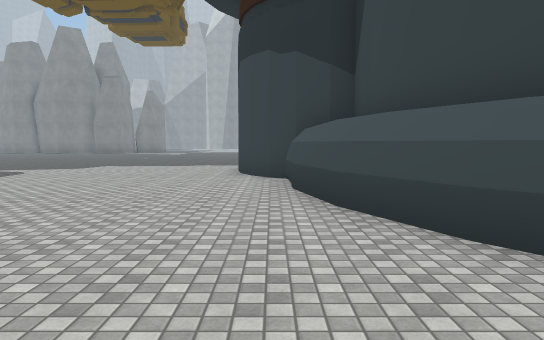
view 1 (above)

18 first-person views from a walk through a 3-D level made in the Unity game engine. The camera is 1.5 m above the floor, tilts 4° down and sees 70° across. The floor is counted in squares, 2 m on a side. Each view is taken from the middle of a square. On the plan, view 1 faces up. The plan holds only what a view shows up to about 12 squares ahead; the rest is blank. The place goes on beyond the plan. The player is left out. Some surface patterns are stand-ins.

view 2
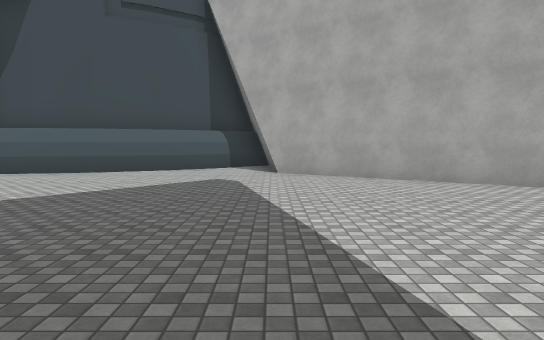

view 3
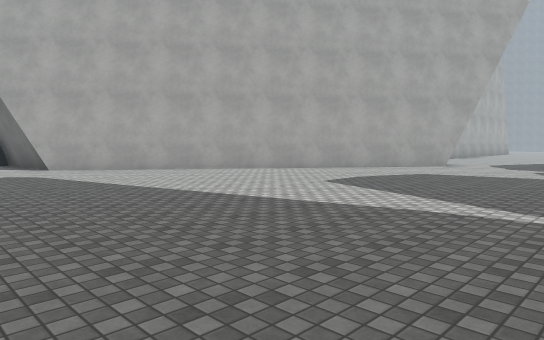

view 4
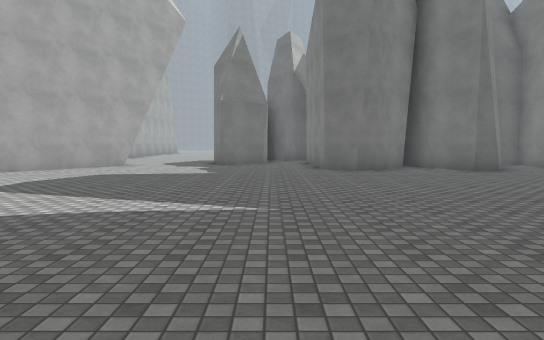

view 5
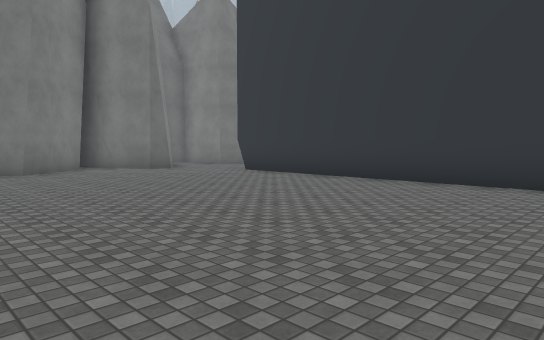

view 6
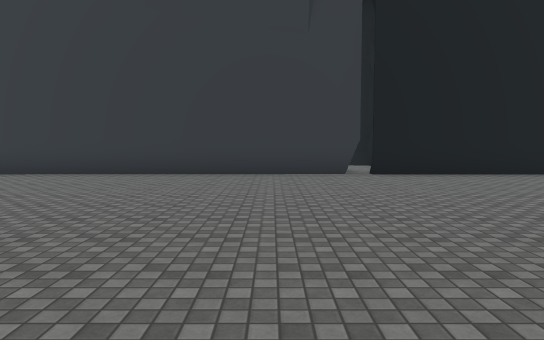

view 7
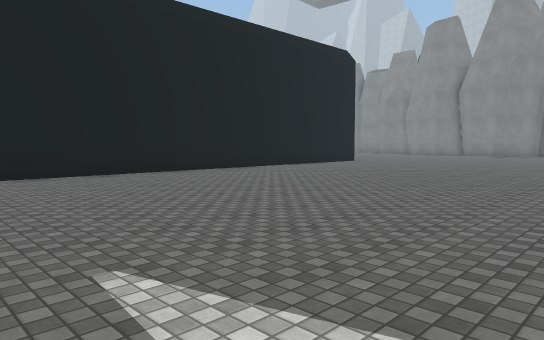

view 8
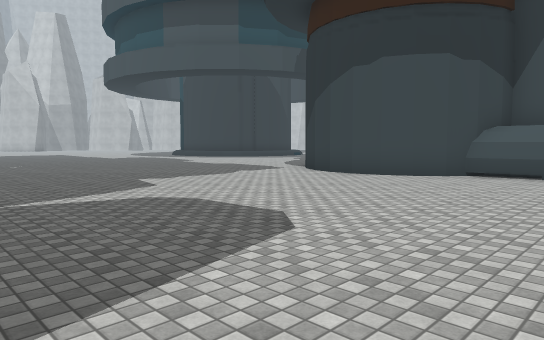

view 9
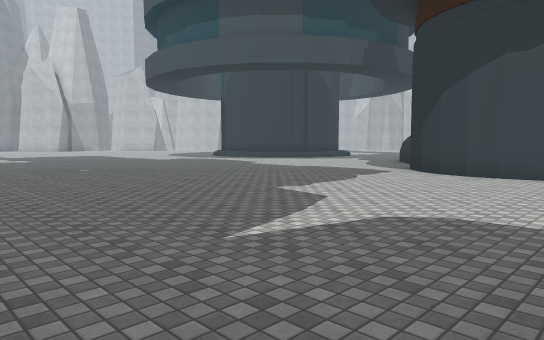

view 10
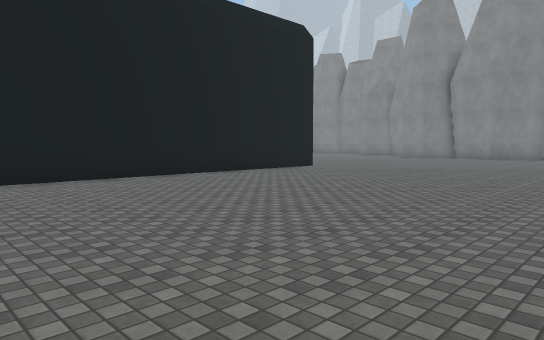

view 11
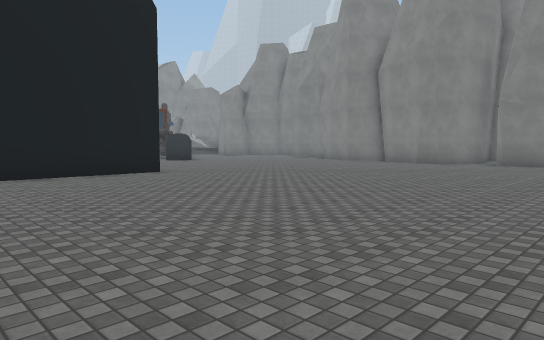

view 12
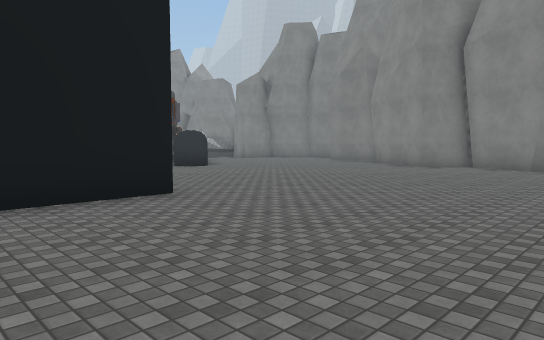

view 13
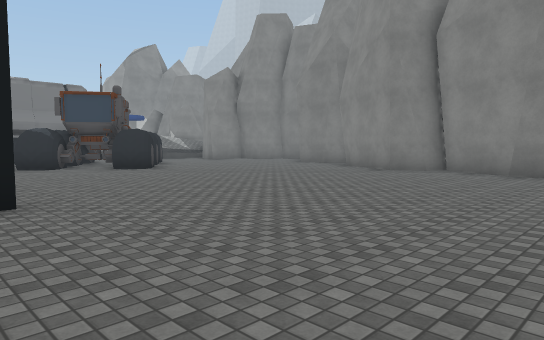

view 14
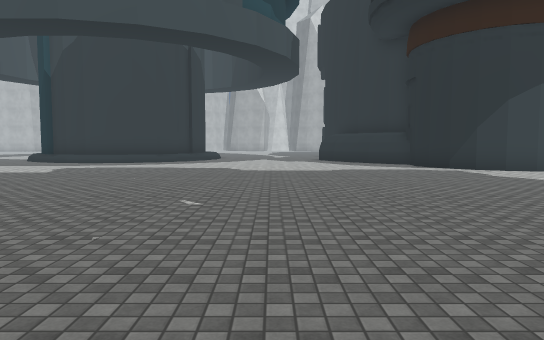

view 15
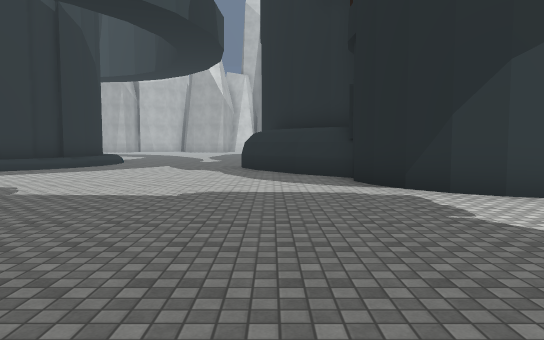

view 16
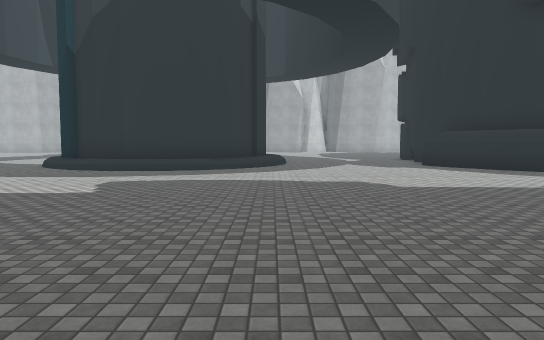

view 17
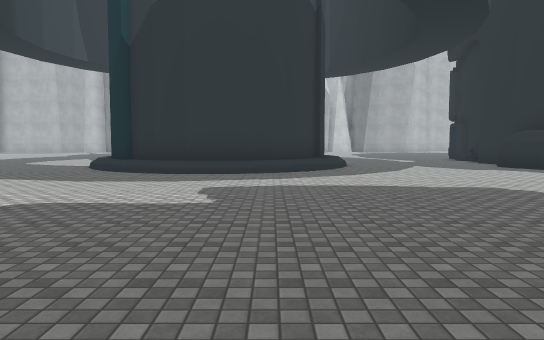

view 18
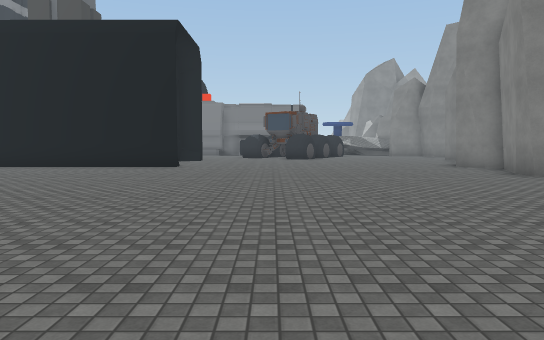

### Floor plan
Points are (right, up) in squares from view 1. A wall is a line through its corners. A room is listed if a view was taken in it or the views show most of it. See-through windows are left out.
Room 1 (views 1, 2, 3, 4, 5, 6, 7, 8, 9, 10, 11, 12, 13, 14, 15, 16, 17, 18)
walls: (-0.9, 10.9) (-0.6, 11.8); (-0.9, 10.2) (-0.8, 11.1); (-0.6, 11.7) (-0.2, 12.4); (-0.8, 9.5) (-0.9, 10.4); (-0.2, 12.3) (0.3, 12.8); (-0.5, 8.9) (-0.8, 9.6); (0.2, 12.8) (1, 13.2); (0, 8.4) (-0.6, 9.1); (0.8, 13.2) (1.7, 13.4); (0.5, 7.9) (-0.2, 8.5); (1.6, 13.2) (2.3, 13.3) (3.4, 14.5); (-18.2, 6.2) (-18.2, -5.7); (0.4, 6.3) (0.3, 8.2); (-18.1, 19.1) (-18.2, 6.3); (3.3, 14.4) (4.9, 15.5); (1.6, 2.9) (0.8, 4.6) (0.3, 6.4); (4.8, 15.4) (5.8, 16); (1, 0.1) (3.4, 0.3); (2.6, 1.4) (1.4, 3); (-11.4, 28) (-12, 28); (3, 1.1) (2.5, 1.5); (-14.4, 27.7) (-15.4, 27.9); (-15.1, 27.8) (-17.2, 28.7) (-17.5, 28.2) (-18.2, 27.8) (-19.6, 28.5); (5.4, 21.9) (4.7, 22.6) (4.3, 23.5); (4.3, 23.4) (4.1, 24.3); (4.1, 24.2) (4.1, 25.3); (6.1, 21.7) (5.5, 22.1); (-23.4, 23) (-23.8, 22.6) (-24.5, 22.7); (-23.4, 23.2) (-23.8, 22.6); (-24.8, 21.3) (-25, 20.9) (-25.3, 20.5); (-23.5, 23.3) (-23.7, 22.6); (3.9, 25.2) (4.3, 26.2); (-25, 21.5) (-24.8, 21.2) (-25.2, 20.5); (-24.9, 22.8) (-25.5, 21.9); (4.3, 26.1) (4.8, 26.9); (4.6, 27) (5.4, 27.8); (-14.1, -7.8) (-13.3, -7.3) (-12.5, -7.9) (-12.4, -9); (-5.6, -9) (0.9, 0); (-15, -8.6) (-14, -7.7); (-15.7, -8.5) (-15.3, -9.5); (-18, -8.9) (-16.9, -7.2) (-16.4, -7.2) (-15.7, -8.7)
low walls: (0.9, 0) (3.1, 0.1); (-25.1, 21.9) (-24.8, 21.3)
ways out: opening at (-24, 20)

Positions as (right, up) in squares from view 1, and headings:
1: (0, 0), facing up
2: (-9, 0), facing right
3: (-11, 3), facing down-right
4: (-11, 3), facing down
5: (-11, 3), facing down-left
6: (-9, 4), facing left
7: (-9, 5), facing up-left
8: (-9, 5), facing up-right
9: (-10, 8), facing up-right
10: (-10, 9), facing up-left
11: (-9, 14), facing up-left
12: (-13, 16), facing up-left
13: (-13, 18), facing up-left
14: (-11, 18), facing right
15: (-6, 15), facing right
16: (-7, 21), facing right
17: (-6, 23), facing right
18: (-6, 22), facing left
